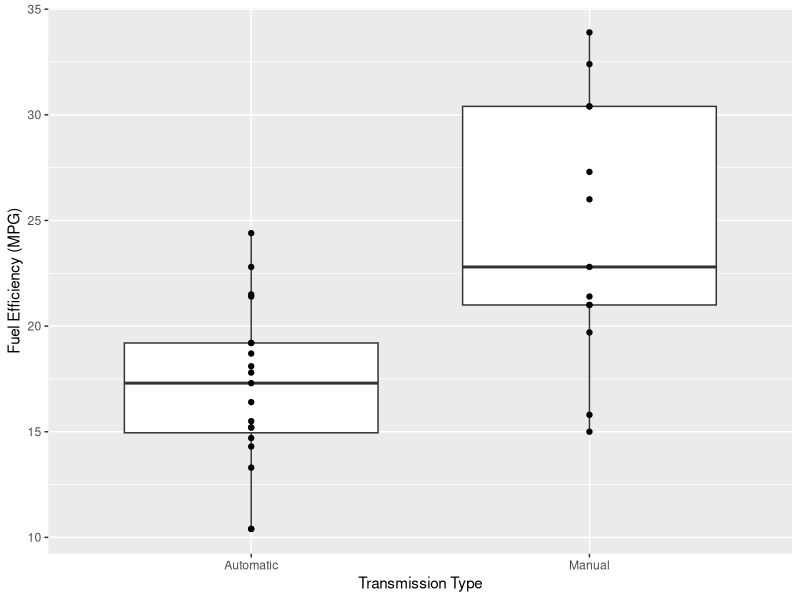
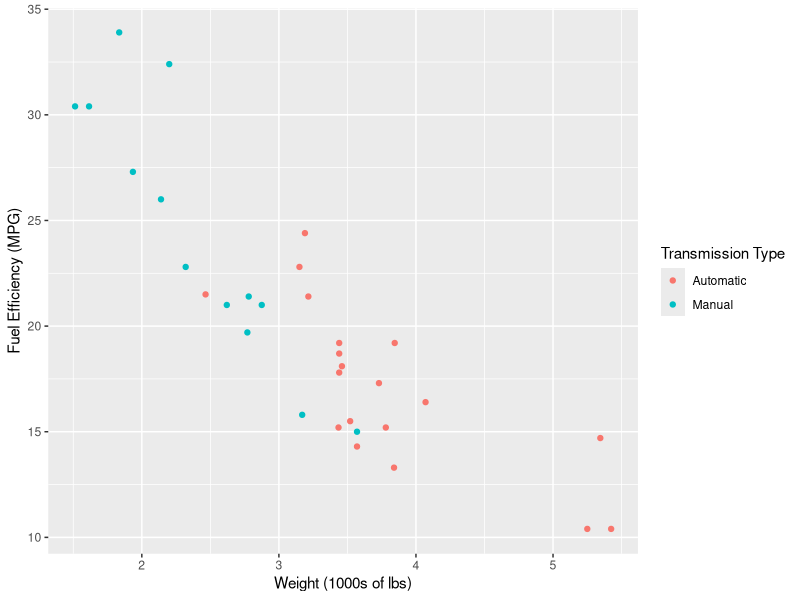
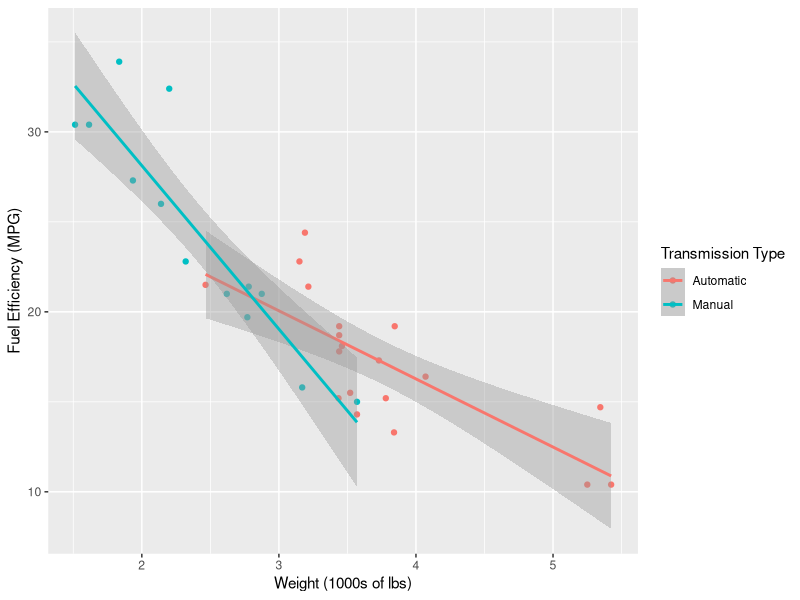
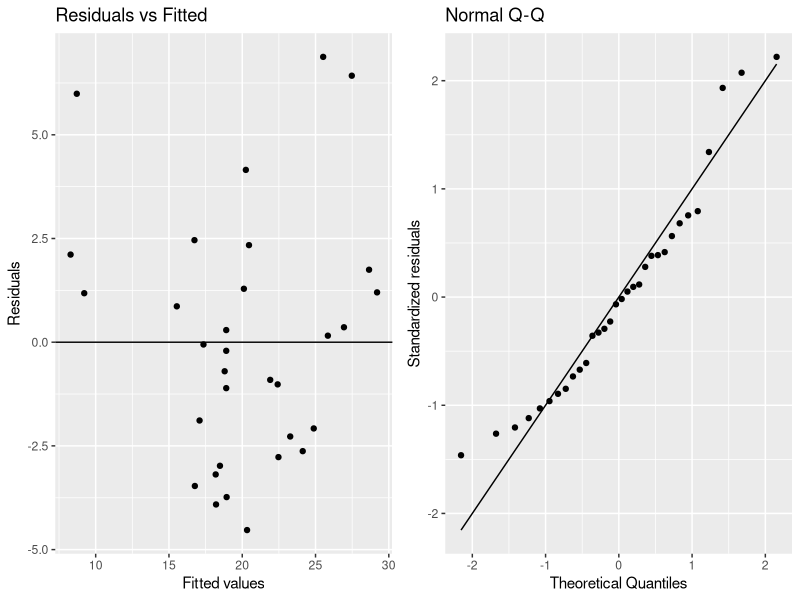

These charts were generated, in order, by the following R code:
## ---- chunk 1
library(knitr)
library(xtable)
data(mtcars)
mtcars$am <- factor(mtcars$am, levels = c(0, 1), labels = c("Automatic", "Manual"))
opts_chunk$set(comment="", message=FALSE,fig.path='figure/mtcarsbeamer-',fig.show='hold',size='small')
options(xtable.comment = FALSE)
## ---- chunk 2
funnel_flow <- lm(mpg ~ ., mtcars)
## ---- chunk 3
print(xtable(summary(funnel_flow)$coef), file="funnel_flow.tex", floating=FALSE)
## ---- chunk 4
fit <- lm(mpg ~ am + wt, mtcars)
interaction_fit <- lm(mpg ~ am * wt, mtcars)
## ---- chunk 5
print(xtable(summary(fit)$coef), file="fit.tex", floating=FALSE)
print(xtable(summary(interaction_fit)$coef), file="interaction_fit.tex", floating=FALSE)
## ---- chunk 6
press <- resid(interaction_fit) / (1 - hatvalues(interaction_fit))
top <- head(press[order(-abs(press))], n = 1)
## ---- chunk 7
require(ggplot2); require(plyr)
ggplot(mtcars, aes(am, mpg)) +
geom_boxplot() +  geom_point() + xlab("Transmission Type") +
ylab("Fuel Efficiency (MPG)") + guides(color = guide_legend(title = "Transmission Type"))
## ---- chunk 8
ggplot(mtcars, aes(x = wt, y = mpg, color = am)) +
geom_point() +  xlab("Weight (1000s of lbs)") + 
ylab("Fuel Efficiency (MPG)") + guides(color = guide_legend(title = "Transmission Type"))
## ---- chunk 9
ggplot(mtcars, aes(x = wt, y = mpg, color = am)) +
geom_point() +  xlab("Weight (1000s of lbs)") + geom_smooth(method = "lm", formula = y ~ x) +
ylab("Fuel Efficiency (MPG)") + guides(color = guide_legend(title = "Transmission Type"))
## ---- chunk 10
#The code for making these plots in ggplot2 comes from http://ygc.name/2011/08/17/ggplot2-version-figures-25-recipes-started-r/
library(gridExtra)
model_plot <- function(m) {
  r <- residuals(m)
  yh <- predict(m)
  scatterplot <- function(x,y, title="", xlab="", ylab="") {
    d <- data.frame(x=x,y=y)
    p <- ggplot(d, aes(x=x,y=y)) + geom_point() +  xlab(xlab) + ylab(ylab) + ggtitle(title)
  	return(p)
  }
  p1 <- scatterplot(yh,r,
                    title="Residuals vs Fitted",
                    xlab="Fitted values",
                    ylab="Residuals")
  p1 <- p1 +geom_hline(yintercept=0)#+geom_smooth()
  s <- sqrt(deviance(m)/df.residual(m))
  rs <- r/s
  
  qqplot <- function(y,
                     distribution=qnorm,
                     title="Normal Q-Q",
                     xlab="Theoretical Quantiles",
                     ylab="Sample Quantiles") {
      require(ggplot2)
      x <- distribution(ppoints(y))
      d <- data.frame(x=x, y=sort(y))
      p <- ggplot(d, aes(x=x, y=y)) +
          geom_point() +
              geom_line(aes(x=x, y=x)) +
                    xlab(xlab) +
                          ylab(ylab) + ggtitle(title)
      return(p)
  }
  
  p2 <- qqplot(rs, ylab="Standardized residuals")
  grid.arrange(p1,p2, ncol=2)
}

model_plot(fit)
